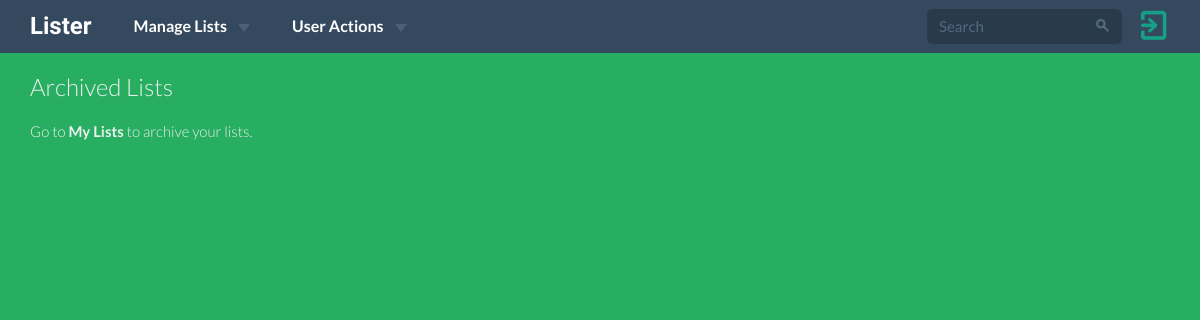
The page /lists/archive/ (signed in) on the database as committed earlier.
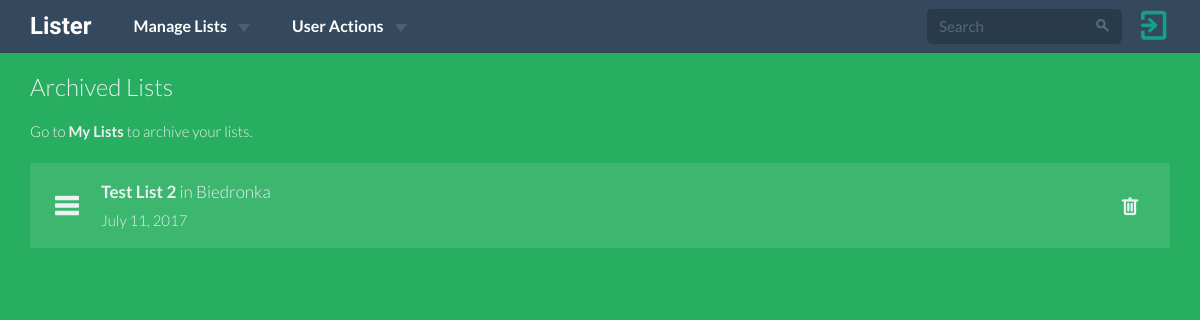
The same page on the database as committed later.
### lists/models.py (models this page shows, shortened)
class ShoppingList(models.Model):
    name = models.CharField(max_length=15)
    user = models.ForeignKey(User, on_delete=models.CASCADE)
    shop = models.CharField(max_length=15)
    date = models.DateField()
    timestamp = models.DateTimeField(auto_now_add=True, auto_now=False)
    archived = models.BooleanField(default=False)
    class Meta:
        ordering = ['-date']

### lists/views.py (the view)
class ShoppingListsArchiveView(LoginRequiredMixin, ListView):
    login_url = '/'
    redirect_field_name = 'redirect_to'
    template_name = 'lists/shopping_lists_archive.html'
    context_object_name = 'shopping_lists'
    def get_queryset(self):
        return ShoppingList.objects.filter(user=self.request.user) \
            .filter(archived=True)

### lists/templates/lists/shopping_lists_archive.html (shortened to what this page needs)
{% extends 'base.html' %} {% block head_title %}Archived Shopping Lists {% endblock %} {% block content %} {% load staticfiles %}
<div class="lists-wrapper archive">
    <div class="container">
        <div class="row">
            <div class="col-sm-12">
                <h6>Archived Lists</h6>
                <p class="list-desc"><small>Go to <strong><a href="{% url 'lists:shopping_lists_view' %}">My Lists</a></strong> to archive your lists.</small></p>
            </div>
            <div class="col-md-12">
                <ul class="lists-list">
                    {% for list in shopping_lists %}
                    <li>
                        <a href="{% url 'lists:shopping_list_detail_view' pk=list.pk %}">
                        <div class="todo-icon fui-list"></div>
                        <div class="todo-content">
                            <h4 class="todo-name">
                                <strong>{{ list.name }}</strong> in {{ list.shop }}
                            </h4>
                            <small>{{ list.date }}</small>
                        </div>
                        </a>
                        <form method="POST" action="{% url 'lists:shopping_list_delete_view' pk=list.pk %}">
                            <div class="todo-right pull-right">
                                <button><span class="fui-trash"></span></button>
                            </div>
                        </form>
                    </li>
                    {% endfor %}
                </ul>
            </div>
        </div>
    </div>
</div>
{% endblock %}

Rows that differ between the two databases and show on the page:
now on this page (row edited): ShoppingList: name "Test List 2", shop "Biedronka", date "July 11, 2017"
